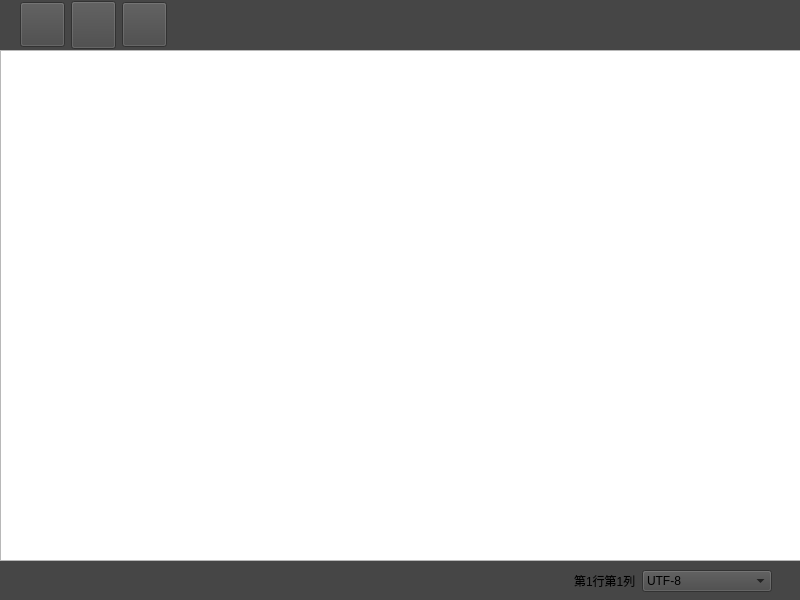
<?xml version="1.0" encoding="UTF-8"?>
<ui version="4.0">
 <class>Widget</class>
 <widget class="QWidget" name="Widget">
  <property name="geometry">
   <rect>
    <x>0</x>
    <y>0</y>
    <width>800</width>
    <height>600</height>
   </rect>
  </property>
  <property name="windowTitle">
   <string>MyNoteBook</string>
  </property>
  <property name="windowIcon">
   <iconset resource="res.qrc">
    <normaloff>:/icon/note.png</normaloff>:/icon/note.png</iconset>
  </property>
  <widget class="QWidget" name="layoutWidget">
   <property name="geometry">
    <rect>
     <x>0</x>
     <y>0</y>
     <width>801</width>
     <height>601</height>
    </rect>
   </property>
   <layout class="QVBoxLayout" name="verticalLayout">
    <property name="spacing">
     <number>0</number>
    </property>
    <item>
     <widget class="QWidget" name="widgetButtons" native="true">
      <property name="minimumSize">
       <size>
        <width>0</width>
        <height>50</height>
       </size>
      </property>
      <property name="styleSheet">
       <string notr="true">background-color: rgb(70, 70, 70);</string>
      </property>
      <widget class="QWidget" name="layoutWidget">
       <property name="geometry">
        <rect>
         <x>20</x>
         <y>0</y>
         <width>751</width>
         <height>50</height>
        </rect>
       </property>
       <layout class="QHBoxLayout" name="hlLayoutButtons">
        <item>
         <widget class="QPushButton" name="btnFileOpen">
          <property name="minimumSize">
           <size>
            <width>45</width>
            <height>45</height>
           </size>
          </property>
          <property name="styleSheet">
           <string notr="true">QPushButton { border-image: url(:/icon/o1.png); }

QPushButton:hover { border-image: url(:/icon/o2.png); }

QPushButton:pressed { border-image: url(:/icon/o3.png); }</string>
          </property>
          <property name="text">
           <string/>
          </property>
         </widget>
        </item>
        <item>
         <widget class="QPushButton" name="btnSave">
          <property name="minimumSize">
           <size>
            <width>45</width>
            <height>48</height>
           </size>
          </property>
          <property name="styleSheet">
           <string notr="true">QPushButton { border-image: url(:/icon/s1.png); }

QPushButton:hover { border-image: url(:/icon/s2.png); }

QPushButton:pressed { border-image: url(:/icon/s3.png); }</string>
          </property>
          <property name="text">
           <string/>
          </property>
         </widget>
        </item>
        <item>
         <widget class="QPushButton" name="btnClose">
          <property name="minimumSize">
           <size>
            <width>45</width>
            <height>45</height>
           </size>
          </property>
          <property name="styleSheet">
           <string notr="true">QPushButton { border-image: url(:/icon/c1.png); }

QPushButton:hover { border-image: url(:/icon/c2.png); }

QPushButton:pressed { border-image: url(:/icon/c3.png); }</string>
          </property>
          <property name="text">
           <string/>
          </property>
         </widget>
        </item>
        <item>
         <spacer name="horizontalSpacer">
          <property name="orientation">
           <enum>Qt::Horizontal</enum>
          </property>
          <property name="sizeHint" stdset="0">
           <size>
            <width>40</width>
            <height>20</height>
           </size>
          </property>
         </spacer>
        </item>
       </layout>
      </widget>
     </widget>
    </item>
    <item>
     <widget class="QTextEdit" name="textEdit"/>
    </item>
    <item>
     <widget class="QWidget" name="widgetBottom" native="true">
      <property name="minimumSize">
       <size>
        <width>0</width>
        <height>35</height>
       </size>
      </property>
      <property name="layoutDirection">
       <enum>Qt::LeftToRight</enum>
      </property>
      <property name="autoFillBackground">
       <bool>false</bool>
      </property>
      <property name="styleSheet">
       <string notr="true">background-color: rgb(70, 70, 70);</string>
      </property>
      <layout class="QHBoxLayout" name="horizontalLayout">
       <item>
        <spacer name="horizontalSpacer_2">
         <property name="orientation">
          <enum>Qt::Horizontal</enum>
         </property>
         <property name="sizeHint" stdset="0">
          <size>
           <width>614</width>
           <height>20</height>
          </size>
         </property>
        </spacer>
       </item>
       <item>
        <widget class="QLabel" name="labelPosition">
         <property name="text">
          <string>第1行第1列</string>
         </property>
        </widget>
       </item>
       <item>
        <widget class="QComboBox" name="comboBox">
         <property name="minimumSize">
          <size>
           <width>130</width>
           <height>0</height>
          </size>
         </property>
         <item>
          <property name="text">
           <string>UTF-8</string>
          </property>
         </item>
         <item>
          <property name="text">
           <string>UTF-16</string>
          </property>
         </item>
         <item>
          <property name="text">
           <string>GBK</string>
          </property>
         </item>
         <item>
          <property name="text">
           <string>ANSI</string>
          </property>
         </item>
         <item>
          <property name="text">
           <string>GB2312</string>
          </property>
         </item>
        </widget>
       </item>
       <item>
        <spacer name="horizontalSpacer_3">
         <property name="orientation">
          <enum>Qt::Horizontal</enum>
         </property>
         <property name="sizeType">
          <enum>QSizePolicy::Fixed</enum>
         </property>
         <property name="sizeHint" stdset="0">
          <size>
           <width>20</width>
           <height>20</height>
          </size>
         </property>
        </spacer>
       </item>
      </layout>
     </widget>
    </item>
   </layout>
  </widget>
 </widget>
 <resources>
  <include location="res.qrc"/>
 </resources>
 <connections/>
</ui>
